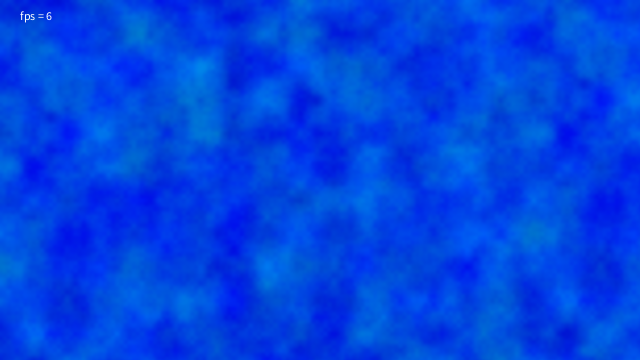
Frame 1 (no input)
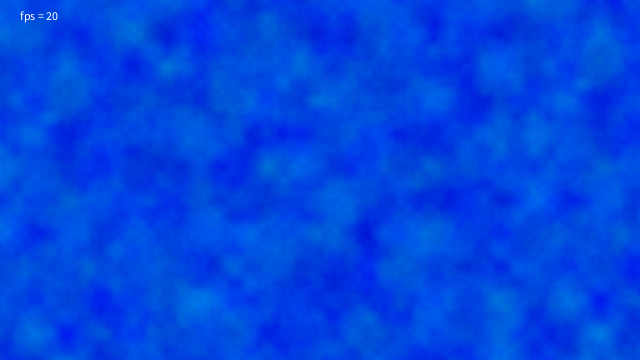
Frame 60 (the mouse pressed at the canvas centre just before this capture)
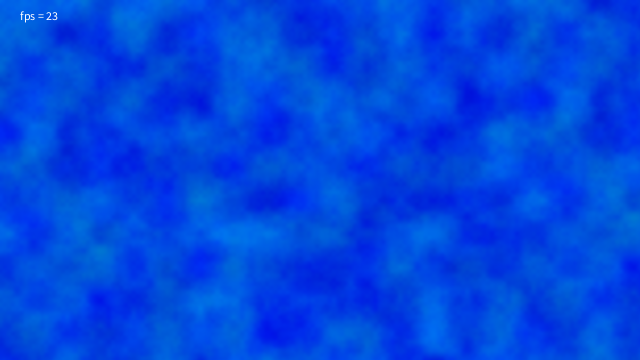
Frame 120 (the mouse held since frame 60 and released just before this capture)

The Processing sketch that drew these frames (run headless with seeded random() and noise(); from frame 60 on, the mouse is pressed at the canvas centre):

// Processing sketch: perlinBackground2
// ── perlinBackground2.pde
int numBackgrounds = 120;
float perlinSpaceIncrement = 0.03;
float perlinTimeIncrement = 0.01;
ArrayList<Screenshot> screenshots = new ArrayList<Screenshot>();

void setup() {
  size(640, 360);
}

void draw() {
  if (frameCount <= numBackgrounds) {
    screenshots.add(new Screenshot());
  } 
  else {
    int frame = (frameCount - 1) % screenshots.size();
    screenshots.get(frame).draw();
  }
  fill(255);
  text("fps = "+(int) (frameCount * 1000.0)/millis(), 20, 20);
}

class Screenshot {
  PImage img;

  Screenshot() {
    img = createImage(width, height, RGB);
    img.loadPixels();
    float t = frameCount * perlinTimeIncrement;
    for (int i = 0; i < width; ++i) {
      float x = i * perlinSpaceIncrement;
      for (int j = 0; j < height; ++j) {
        float y = j * perlinSpaceIncrement;
        float r = 0;//noise(x, y, t)*255;
        float g = map(noise(x+10, y+20, t), 0, 1, 0, 150);
        float b = map(noise(x+30, y+40, t), 0, 1, 200, 255);
        img.pixels[i + width * j] = color(r, g, b);
      }
    }
    img.updatePixels();
    draw();
  }

  void draw() {
    image(img, 0, 0);
  }
}
